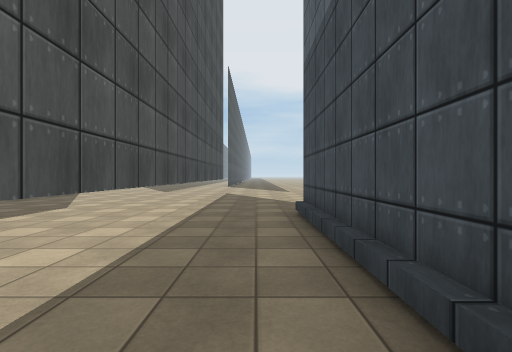
View 1 (above)

24 first-person views from a walk through a scene from a Unity 3-D project. The camera is 1.3 m above the floor, looks level and sees 85° across. The floor is counted in squares, 2 m on a side. Each view is taken from the middle of a square. On the plan, view 1 faces up. The plan holds only what a view shows up to about 9 squares ahead; the rest is blank. The place goes on beyond the plan. The player is left out. Some animated figures are left out. Some surface patterns are stand-ins.

View 2
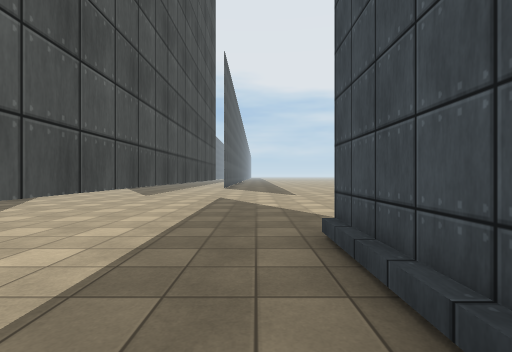

View 3
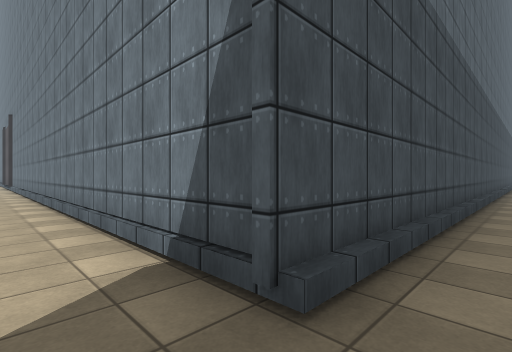

View 4
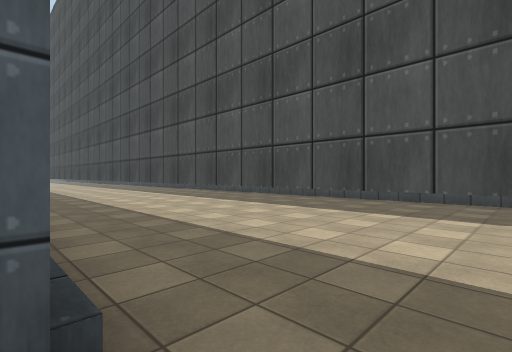

View 5
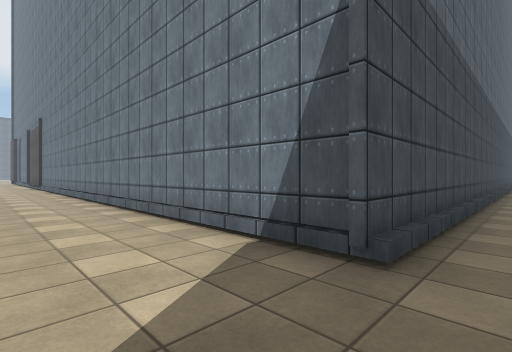

View 6
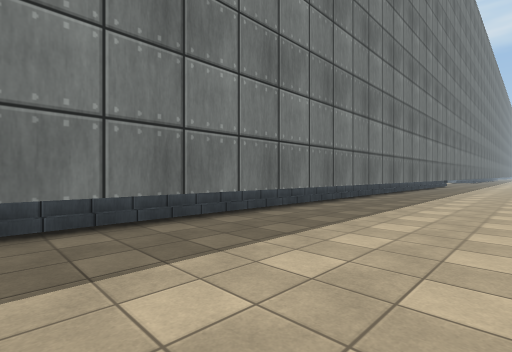

View 7
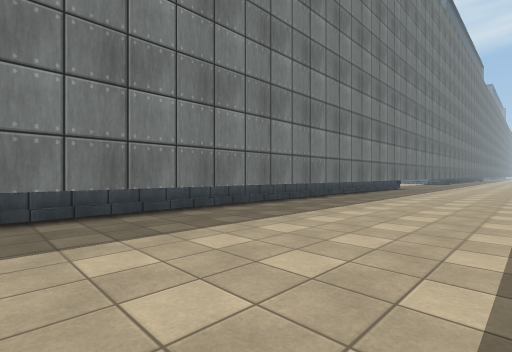

View 8
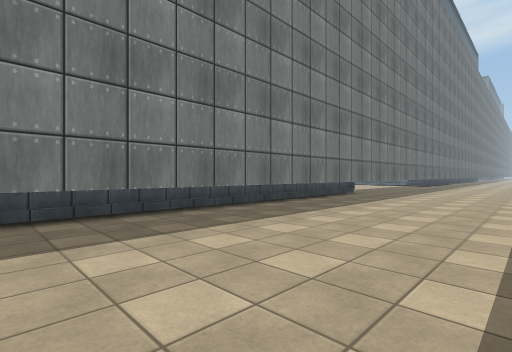

View 9
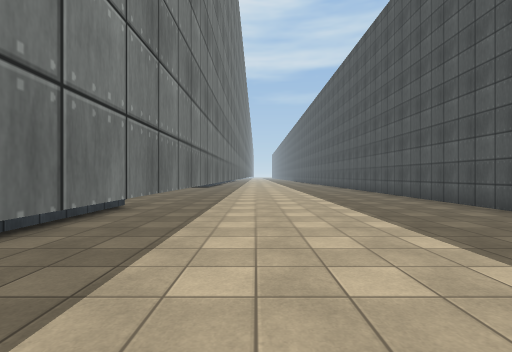

View 10
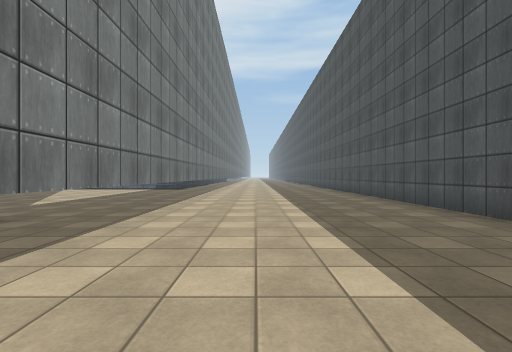

View 11
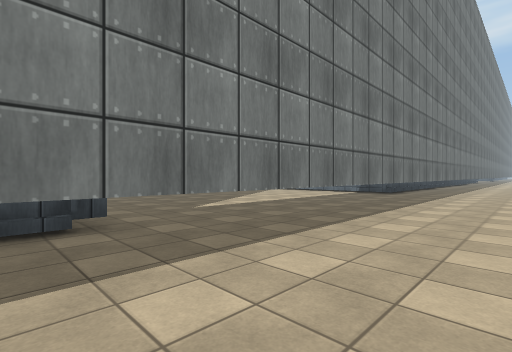

View 12
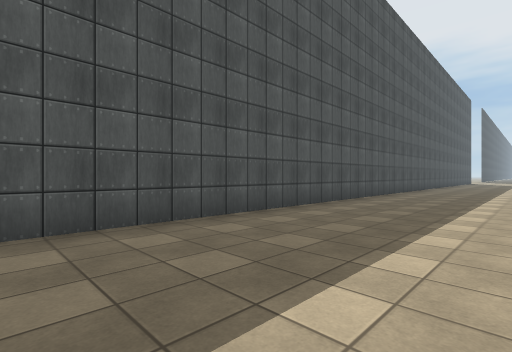

View 13
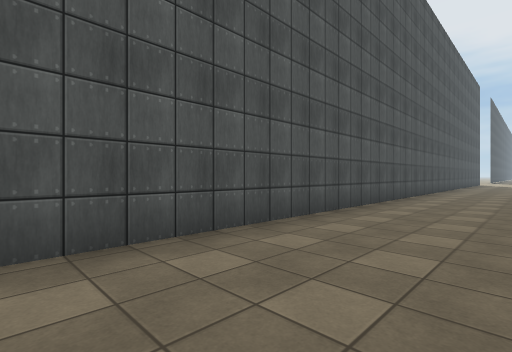

View 14
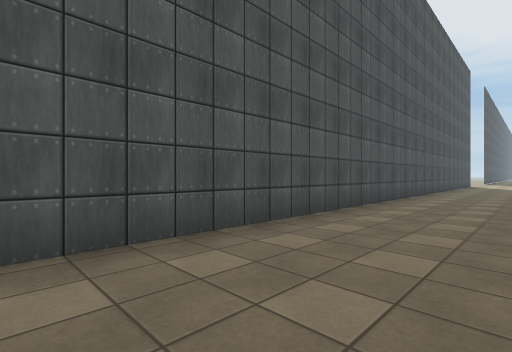

View 15
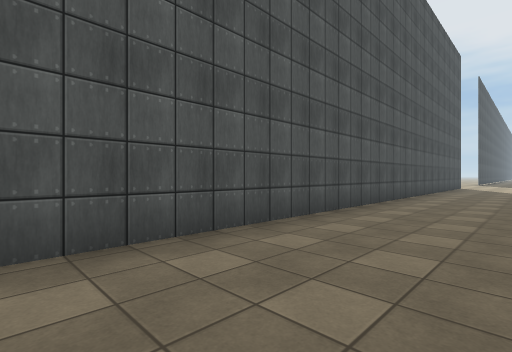

View 16
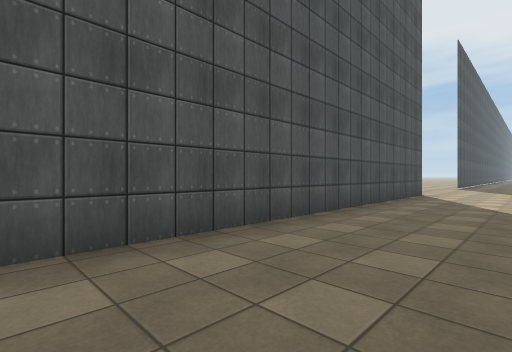

View 17
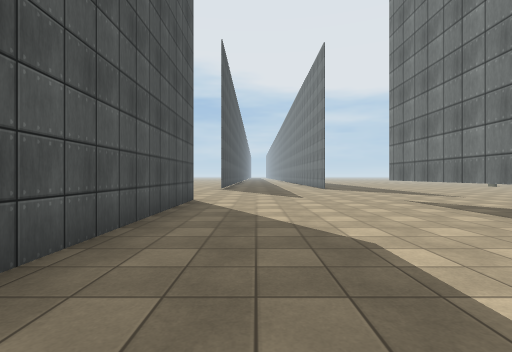

View 18
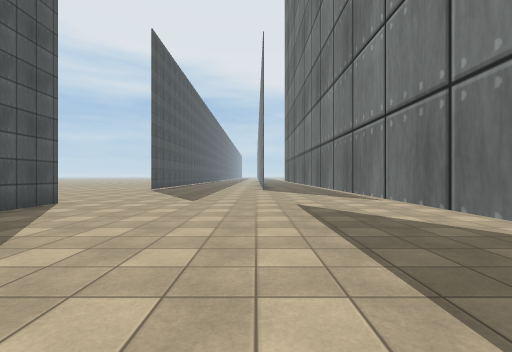

View 19
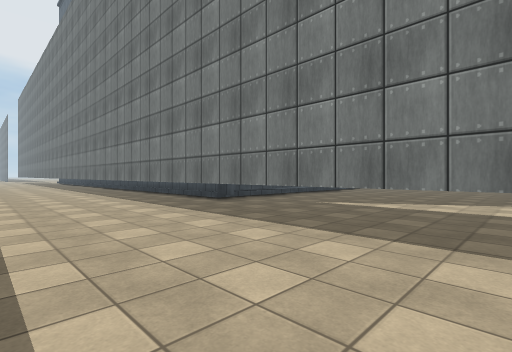

View 20
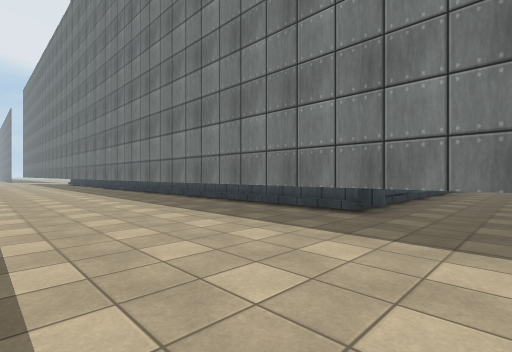

View 21
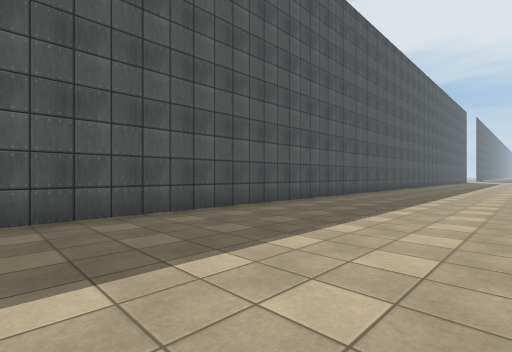

View 22
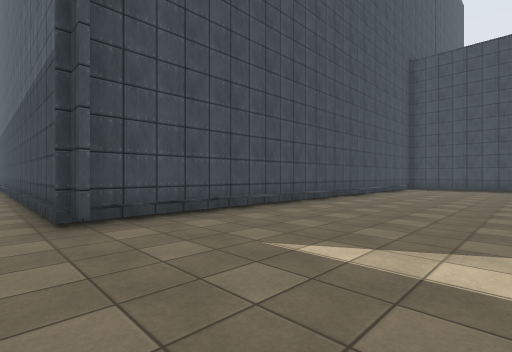

View 23
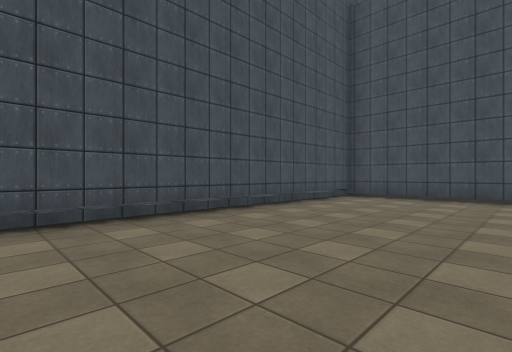

View 24
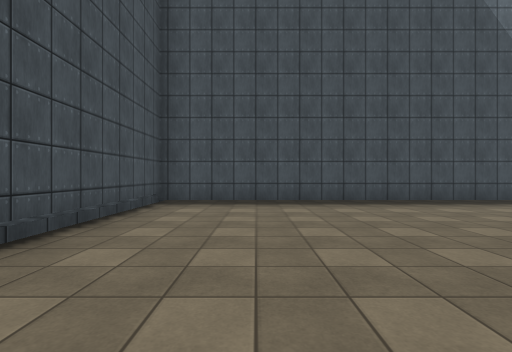

### Floor plan
Key: @ floor where view 1 was taken; # wall or solid block; . main floor; : floor 0.5 m higher than the main floor; T thing the floor can be seen under or through.
Columns run from 7 left of view 1 to 16 right of it. Each row starts with its distance up from view 1.
 12 ..........
 11 ..........
 10 #.....T...
  9 #.....T...
  8 #.....T...
  7 #.....T..........
  6 #.....T.............
  5 #.....T.############
  4 #.....T.#
  3 #.....T.#
  2 #.....T.#
  1 #.....T.#
  0 #.....T@#
 -1 #.....T.#
 -2 #.....T.#
 -3 #.....T.#
 -4 #.....T.#
 -5 #.....T.#
 -6 #.....T.#
 -7 #.....T.#
 -8 #.....T.#
 -9 #.....T.#
-10 #.....T.#
-11 #.....T.#
-12 #.....T.#
-13 #.....T.#
-14 #.....T.#
-15 #.....T.#
-16 #.....T.## ###########
-17 #.....T.#.............#
-18 #.....T...............#:
-19 #.....T...............#:
-20 #.....T...............#:
-21 #.....T...............#
-22 #.....T.........  ....#
-23 #.....T......      ...#

Positions as (right, up) in squares from view 1, and headings:
1: (0, 0), facing up
2: (0, 2), facing up
3: (0, 6), facing down-right
4: (1, 6), facing down-left
5: (0, 7), facing down-right
6: (-3, 3), facing down-right
7: (-4, -2), facing down-right
8: (-4, -7), facing down-right
9: (-2, -11), facing down
10: (-3, -13), facing down
11: (-3, -16), facing down-right
12: (-3, -18), facing up-left
13: (-4, -14), facing up-left
14: (-4, -10), facing up-left
15: (-4, -7), facing up-left
16: (-4, 0), facing up-left
17: (-5, 3), facing up
18: (-2, 4), facing up
19: (-4, -23), facing up-right
20: (-4, -19), facing up-right
21: (-2, -23), facing up-left
22: (0, -21), facing up-right
23: (6, -21), facing up-right
24: (8, -19), facing right
